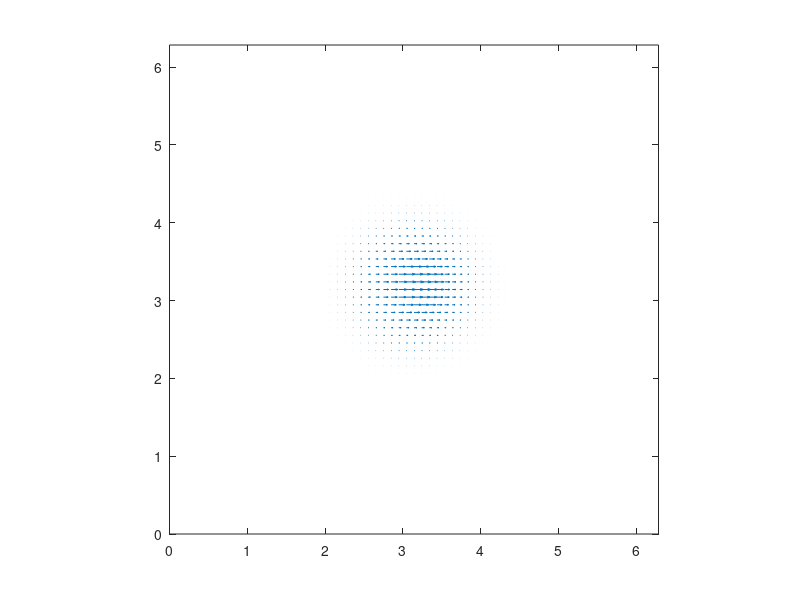
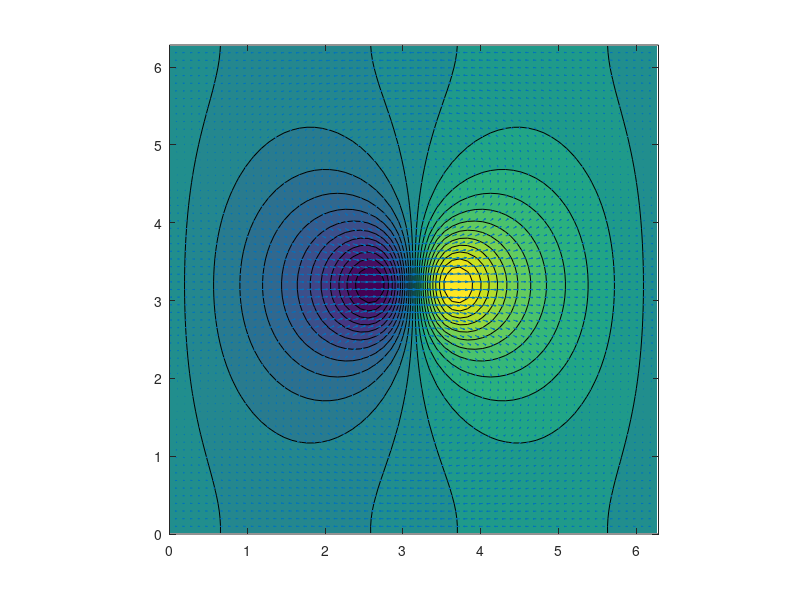
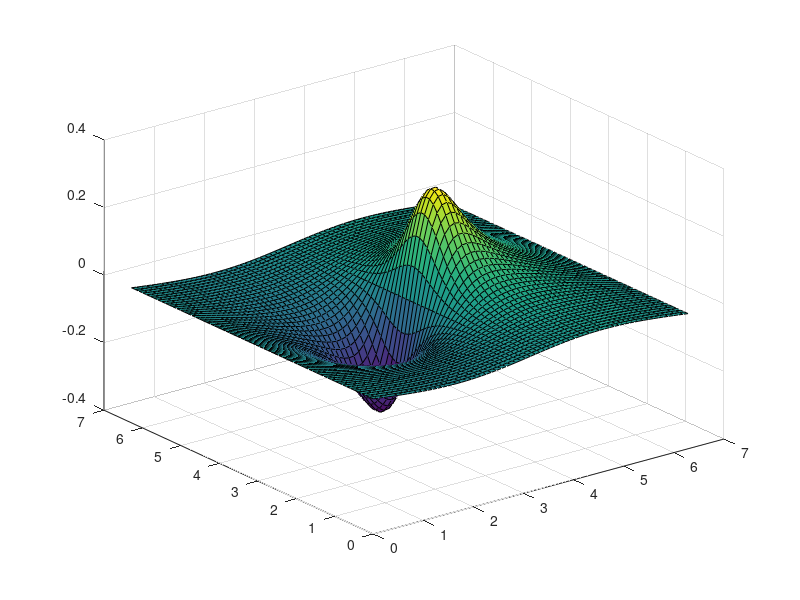

Source code (MATLAB) for these figures, in order:

clear all;

%
ImUnit = 0.0 + 1.0i;

Re = 10.0;

Lx = 2*pi;
Ly = 2*pi;

% nn = 32;
nn = 64;
nx = nn;
ny = nn;
dx = Lx / nx;
dy = Ly / ny;

xs = linspace(0,Lx-dx,nx)';
ys = linspace(0,Ly-dy,ny)';
[xs,ys] = ndgrid(xs,ys);

kx = zeros(nx,ny);
ky = zeros(nx,ny);
for j = 1:ny
	kx(:,j) = [0:nx/2-1, -nx/2:-1]';
end
for i = 1:nx
	% ky(i,:) = [0:-1:-ny/2+1, ny/2:-1:1];
	ky(i,:) = [0:ny/2-1, -ny/2:-1];
end

k2 = kx.^2 + ky.^2;
% k2(1,1) = 1;

fun_gx = @(x,y) exp(-4*((x-pi).^2+(y-pi).^2)) .* (2+tanh(y-pi));
gx = fun_gx(xs,ys);
gy = zeros(nx,ny);


figure;
quiver(xs,ys,gx,gy);
axis equal;
axis([0 Lx 0 Ly]);

gxhat = fft2(gx);
gyhat = fft2(gy);

if (0)
	% manually inverse transform
	% test configuration of wave number
	gx2r = zeros(nx,ny);
	gx2m = zeros(nx,ny);
	for j = 1:ny
	for i = 1:nx
		gij = 0;
		for jj = 1:ny
		for ii = 1:nx
			kbyx = kx(ii,jj)*xs(i,j) + ky(ii,jj)*ys(i,j);
			gij = gij + gxhat(ii,jj)*exp(ImUnit*kbyx);
		end
		end
		gij = gij / (nx*ny);
		gx2r(i,j) = real(gij);
		gx2m(i,j) = imag(gij);
	end
	end
	grerr = max(abs(gx(:)-gx2r(:)))
	gierr = max(abs(gx2m(:)))
end

% in wave-number space
uhat = zeros(nx,ny);
vhat = zeros(nx,ny);
phat = zeros(nx,ny);
% global Grad(p) to balance force
pgx = 0;
pgy = 0;

for jj = 1:ny
for ii = 1:nx
	ki = kx(ii,jj);
	kj = ky(ii,jj);
	kk = k2(ii,jj);
	
	gi = gxhat(ii,jj);
	gj = gyhat(ii,jj);
	
	if kk == 0
		uhat(ii,jj) = 0;
		vhat(ii,jj) = 0;
		phat(ii,jj) = 0;
		pgx = gi;
		pgy = gj;
	else
		uhat(ii,jj) = 1/kk / (kk/Re) * (kj*kj*gi - ki*kj*gj);
		vhat(ii,jj) = 1/kk / (kk/Re) * (-ki*kj*gi + ki*ki*gj);
		phat(ii,jj) = 1/kk * (-ImUnit) * (ki*gi + kj*gj);
	end
end
end

us = real(ifft2(uhat));
vs = real(ifft2(vhat));
ps = real(ifft2(phat));


xper = linspace(0,Lx,nx+1);
yper = linspace(0,Ly,ny+1);
[xper,yper] = ndgrid(xper,yper);
pper = zeros(nx+1,ny+1);
pper(1:nx,1:ny) = ps;
pper(nx+1,:) = pper(1,:);
pper(:,ny+1) = pper(:,1);

figure;
% contourf(xs,ys,ps);
contourf(xper,yper,pper,24);
hold on;
quiver(xs,ys,us,vs);
hold off;
axis equal;
axis([0 Lx 0 Ly]);

figure; surf(xper,yper,pper)


